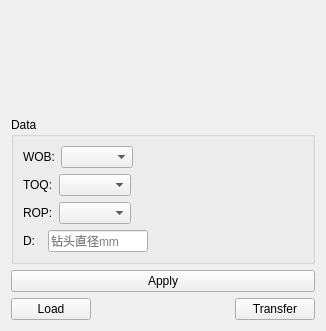
<?xml version="1.0" encoding="UTF-8"?>
<ui version="4.0">
 <class>OilFuncMSE</class>
 <widget class="QWidget" name="OilFuncMSE">
  <property name="geometry">
   <rect>
    <x>0</x>
    <y>0</y>
    <width>326</width>
    <height>331</height>
   </rect>
  </property>
  <property name="windowTitle">
   <string>Form</string>
  </property>
  <layout class="QVBoxLayout" name="verticalLayout_2">
   <item>
    <widget class="QLabel" name="label_Math">
     <property name="text">
      <string/>
     </property>
    </widget>
   </item>
   <item>
    <widget class="QGroupBox" name="groupBox">
     <property name="title">
      <string>Data</string>
     </property>
     <layout class="QVBoxLayout" name="verticalLayout">
      <item>
       <layout class="QHBoxLayout" name="horizontalLayout_2">
        <item>
         <widget class="QLabel" name="label">
          <property name="text">
           <string>WOB:</string>
          </property>
         </widget>
        </item>
        <item>
         <widget class="QComboBox" name="cB_WOB">
          <property name="maximumSize">
           <size>
            <width>100</width>
            <height>16777215</height>
           </size>
          </property>
         </widget>
        </item>
        <item>
         <spacer name="horizontalSpacer_2">
          <property name="orientation">
           <enum>Qt::Horizontal</enum>
          </property>
          <property name="sizeHint" stdset="0">
           <size>
            <width>40</width>
            <height>20</height>
           </size>
          </property>
         </spacer>
        </item>
       </layout>
      </item>
      <item>
       <layout class="QHBoxLayout" name="horizontalLayout_3">
        <item>
         <widget class="QLabel" name="label_2">
          <property name="text">
           <string>TOQ:</string>
          </property>
         </widget>
        </item>
        <item>
         <widget class="QComboBox" name="cB_TOQ">
          <property name="maximumSize">
           <size>
            <width>100</width>
            <height>16777215</height>
           </size>
          </property>
         </widget>
        </item>
        <item>
         <spacer name="horizontalSpacer_3">
          <property name="orientation">
           <enum>Qt::Horizontal</enum>
          </property>
          <property name="sizeHint" stdset="0">
           <size>
            <width>40</width>
            <height>20</height>
           </size>
          </property>
         </spacer>
        </item>
       </layout>
      </item>
      <item>
       <layout class="QHBoxLayout" name="horizontalLayout_4">
        <item>
         <widget class="QLabel" name="label_3">
          <property name="text">
           <string>ROP:</string>
          </property>
         </widget>
        </item>
        <item>
         <widget class="QComboBox" name="cB_ROP">
          <property name="maximumSize">
           <size>
            <width>100</width>
            <height>16777215</height>
           </size>
          </property>
         </widget>
        </item>
        <item>
         <spacer name="horizontalSpacer_4">
          <property name="orientation">
           <enum>Qt::Horizontal</enum>
          </property>
          <property name="sizeHint" stdset="0">
           <size>
            <width>40</width>
            <height>20</height>
           </size>
          </property>
         </spacer>
        </item>
       </layout>
      </item>
      <item>
       <layout class="QHBoxLayout" name="horizontalLayout_5">
        <item>
         <widget class="QLabel" name="label_4">
          <property name="text">
           <string>D:  </string>
          </property>
         </widget>
        </item>
        <item>
         <widget class="QLineEdit" name="le_D">
          <property name="maximumSize">
           <size>
            <width>100</width>
            <height>16777215</height>
           </size>
          </property>
          <property name="placeholderText">
           <string>钻头直径mm</string>
          </property>
         </widget>
        </item>
        <item>
         <spacer name="horizontalSpacer_5">
          <property name="orientation">
           <enum>Qt::Horizontal</enum>
          </property>
          <property name="sizeHint" stdset="0">
           <size>
            <width>40</width>
            <height>20</height>
           </size>
          </property>
         </spacer>
        </item>
       </layout>
      </item>
     </layout>
    </widget>
   </item>
   <item>
    <widget class="QPushButton" name="btn_apply">
     <property name="text">
      <string>Apply</string>
     </property>
    </widget>
   </item>
   <item>
    <layout class="QHBoxLayout" name="horizontalLayout">
     <item>
      <widget class="QPushButton" name="btn_Load">
       <property name="text">
        <string>Load</string>
       </property>
      </widget>
     </item>
     <item>
      <spacer name="horizontalSpacer">
       <property name="orientation">
        <enum>Qt::Horizontal</enum>
       </property>
       <property name="sizeHint" stdset="0">
        <size>
         <width>40</width>
         <height>20</height>
        </size>
       </property>
      </spacer>
     </item>
     <item>
      <widget class="QPushButton" name="btn_Transfer">
       <property name="text">
        <string>Transfer</string>
       </property>
      </widget>
     </item>
    </layout>
   </item>
  </layout>
 </widget>
 <resources/>
 <connections/>
</ui>
